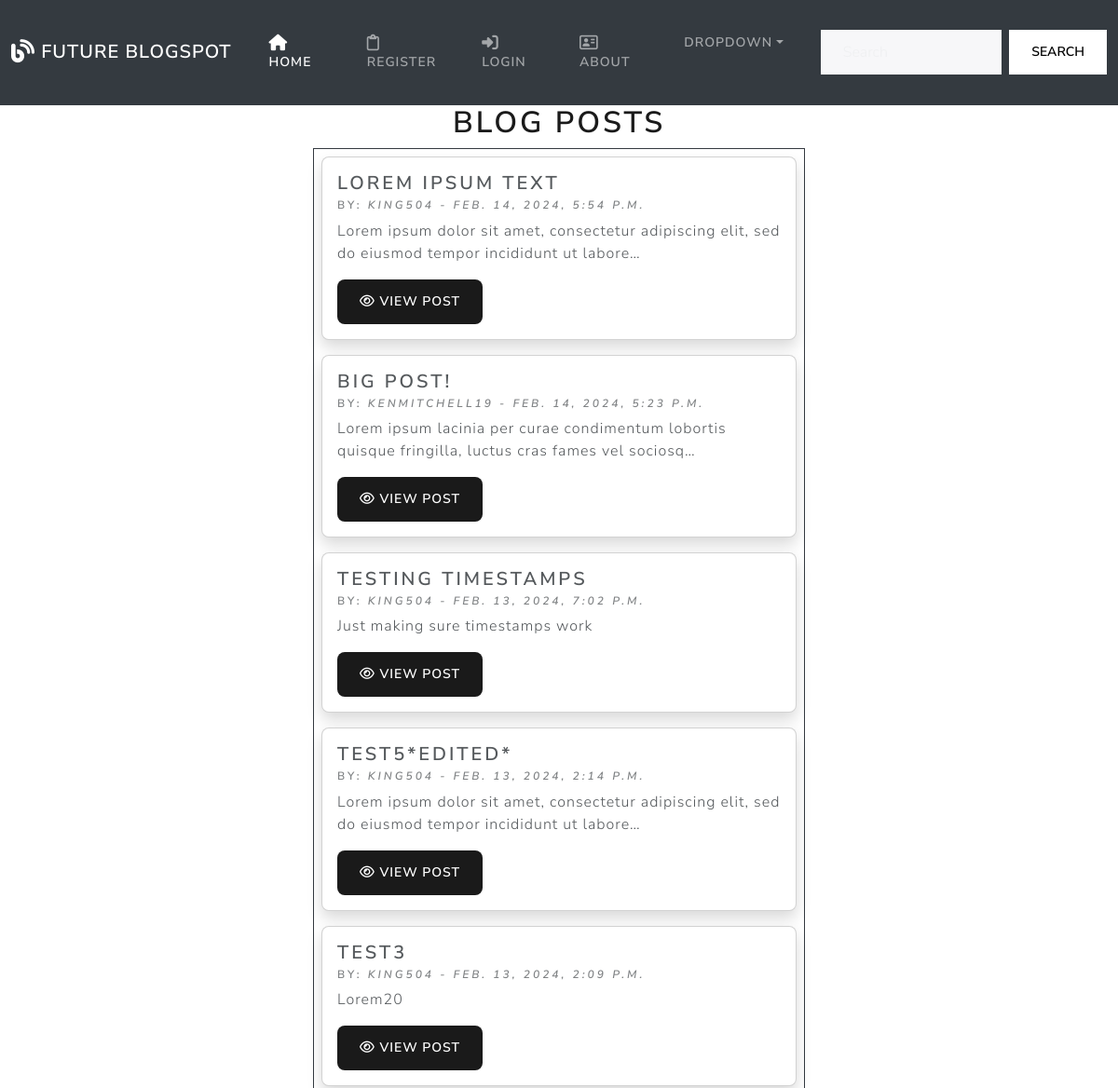
Before: / (upper part) with the older database file.
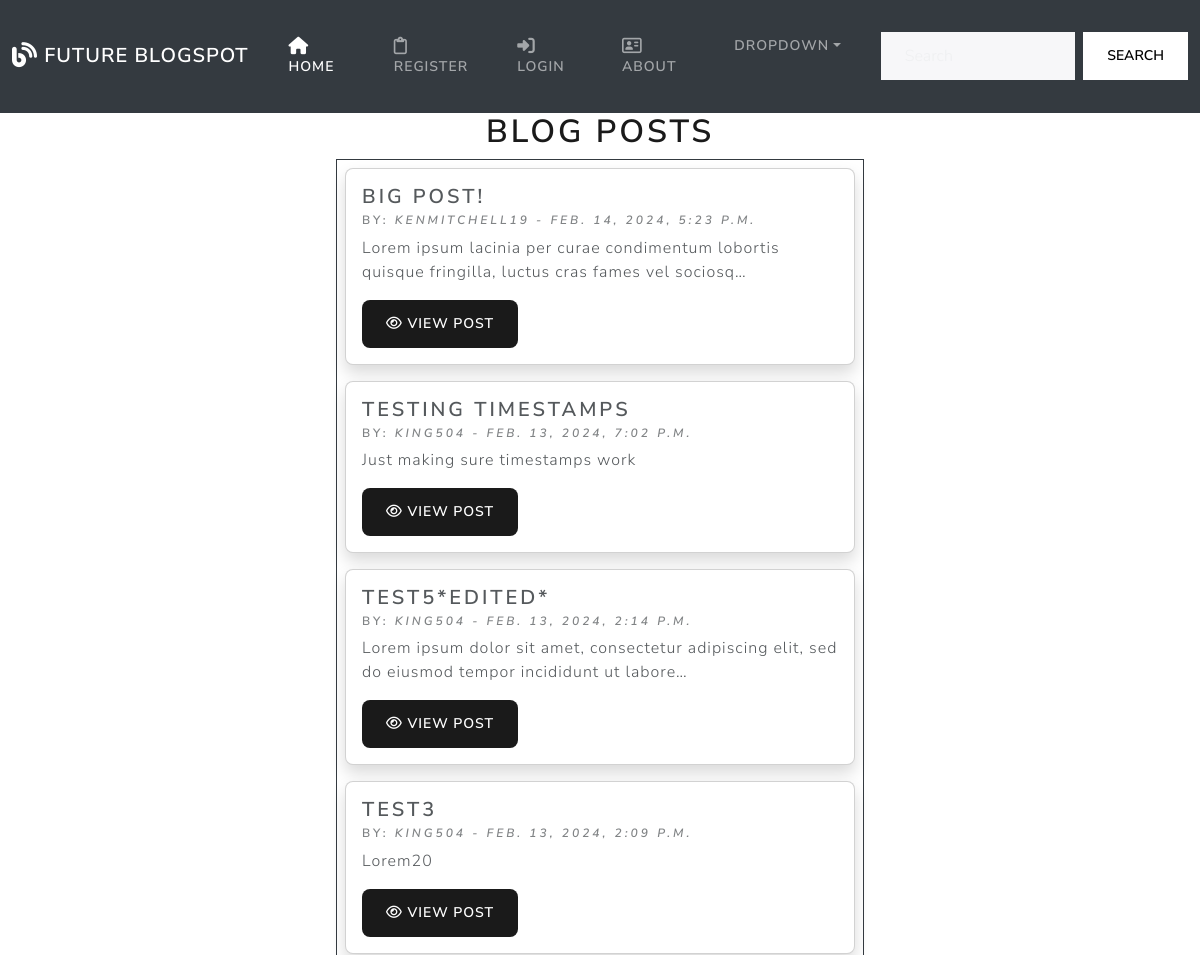
After: the same page with the newer database file.
### theblog/models.py (models this page shows, shortened)
class Post(models.Model):
    title = models.CharField(max_length=100)
    title_tag = models.CharField(max_length=100, default='Title')
    author = models.ForeignKey(User, on_delete=models.CASCADE)
    body = models.TextField()
    created_at = models.DateTimeField(default=timezone.now)

### theblog/views.py (the view)
# urls.py: path('', HomeView.as_view(), name='home'),
class HomeView(ListView):
    model = Post
    template_name = 'home.html'
    def get_queryset(self):
        return Post.objects.all().order_by('-created_at')

### theblog/templates/home.html (shortened to what this page needs)
{% extends 'base.html' %}
{% block body %}
<div class="container-fluid">
    <h1 class="text-center"> Blog Posts</h1>
    <div class="row">
        <div class="col-md-6 mx-auto">
            <div class="card border-dark mb-4 me-4 ms-4" style="">
                {% for post in object_list %}
                <div class="card mt-2 mb-2 ms-2 me-2 rounded-3 shadow">
                    <div class="card-body">
                        <h4 class="card-title">{{post.title}}</h4>
                        <h6 class="card-subtitle mb-2 text-muted">by: <cite title="Source Title">{{post.author}} - {{ post.created_at }}</cite></h6>
                        <p class="card-text">{{ post.body|truncatechars:100 }}</p>
                        <a href="{% url 'post' post.pk %}" class="btn btn-primary card-link rounded-3">
                            <i class="fa-regular fa-eye"></i>
                            View Post
                        </a>
                    </div>
                </div>
                {% endfor %}
            </div>
        </div>
    </div>
</div>
{% endblock %}

Changed rows visible on the page:
removed Post: title "LOREM IPSUM TEXT", author "KING504", created_at "FEB. 14, 2024, 5:54 P.M.", body "Lorem ipsum dolor sit amet, consectetur adipiscing elit, sed do eiusmod tempor incididunt ut labore…"
